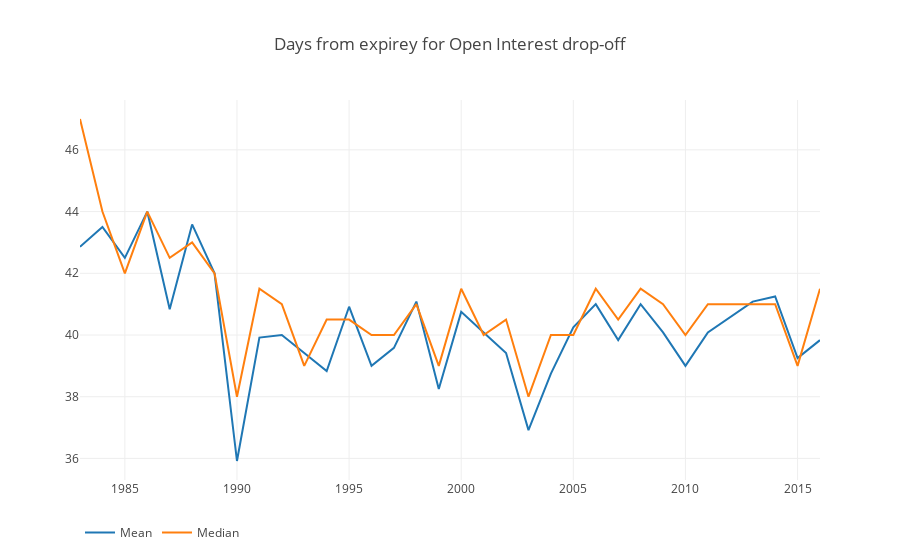

The code cell stored with this chart in its notebook:
### Code cell
df_mean = open_int_maxes.groupby('contract_year')['days_to_expire'].mean()
df_median = open_int_maxes.groupby('contract_year')['days_to_expire'].median()
plot(
    [
        Scatter(x=df_mean.index, y=df_mean, name='Mean'),
        Scatter(x=df_median.index, y=df_median, name='Median')
    ],
    title='Days from expirey for Open Interest drop-off ')

### Figure 1 — Plotly figure (JSON) as saved in the notebook; plotly's stock layout.template omitted (floating-point values rounded to 4 significant figures)
{"data": [{"hoverinfo": "skip", "name": "Mean", "type": "scatter", "x": [1983, 1984, 1985, 1986, 1987, 1988, 1989, 1990, 1991, 1992, 1993, 1994, 1995, 1996, 1997, 1998, 1999, 2000, 2001, 2002, 2003, 2004, 2005, 2006, 2007, 2008, 2009, 2010, 2011, 2012, 2013, 2014, 2015, 2016], "y": [42.86, 43.5, 42.5, 44, 40.83, 43.58, 42, 35.92, 39.92, 40, 39.42, 38.83, 40.92, 39, 39.58, 41.08, 38.25, 40.75, 40.08, 39.42, 36.92, 38.75, 40.25, 41, 39.83, 41, 40.08, 39, 40.08, 40.58, 41.08, 41.25, 39.25, 39.83]}, {"hoverinfo": "skip", "name": "Median", "type": "scatter", "x": [1983, 1984, 1985, 1986, 1987, 1988, 1989, 1990, 1991, 1992, 1993, 1994, 1995, 1996, 1997, 1998, 1999, 2000, 2001, 2002, 2003, 2004, 2005, 2006, 2007, 2008, 2009, 2010, 2011, 2012, 2013, 2014, 2015, 2016], "y": [47, 44, 42, 44, 42.5, 43, 42, 38, 41.5, 41, 39, 40.5, 40.5, 40, 40, 41, 39, 41.5, 40, 40.5, 38, 40, 40, 41.5, 40.5, 41.5, 41, 40, 41, 41, 41, 41, 39, 41.5]}], "layout": {"legend": {"orientation": "h"}, "title": "Days from expirey for Open Interest drop-off ", "xaxis": {"fixedrange": true}, "yaxis": {"fixedrange": true}}}
